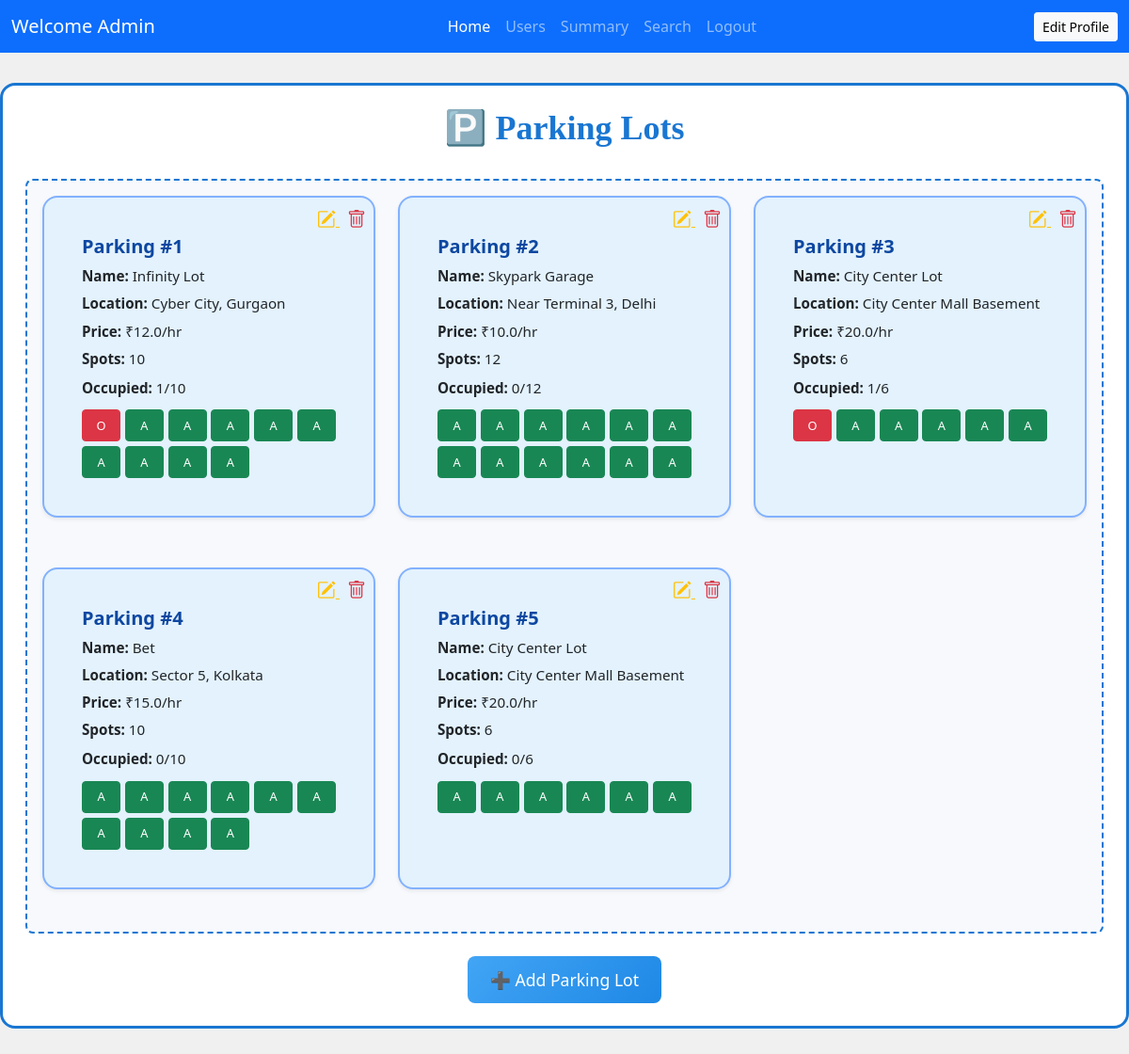
Before: /admin_dashboard with the older database file.
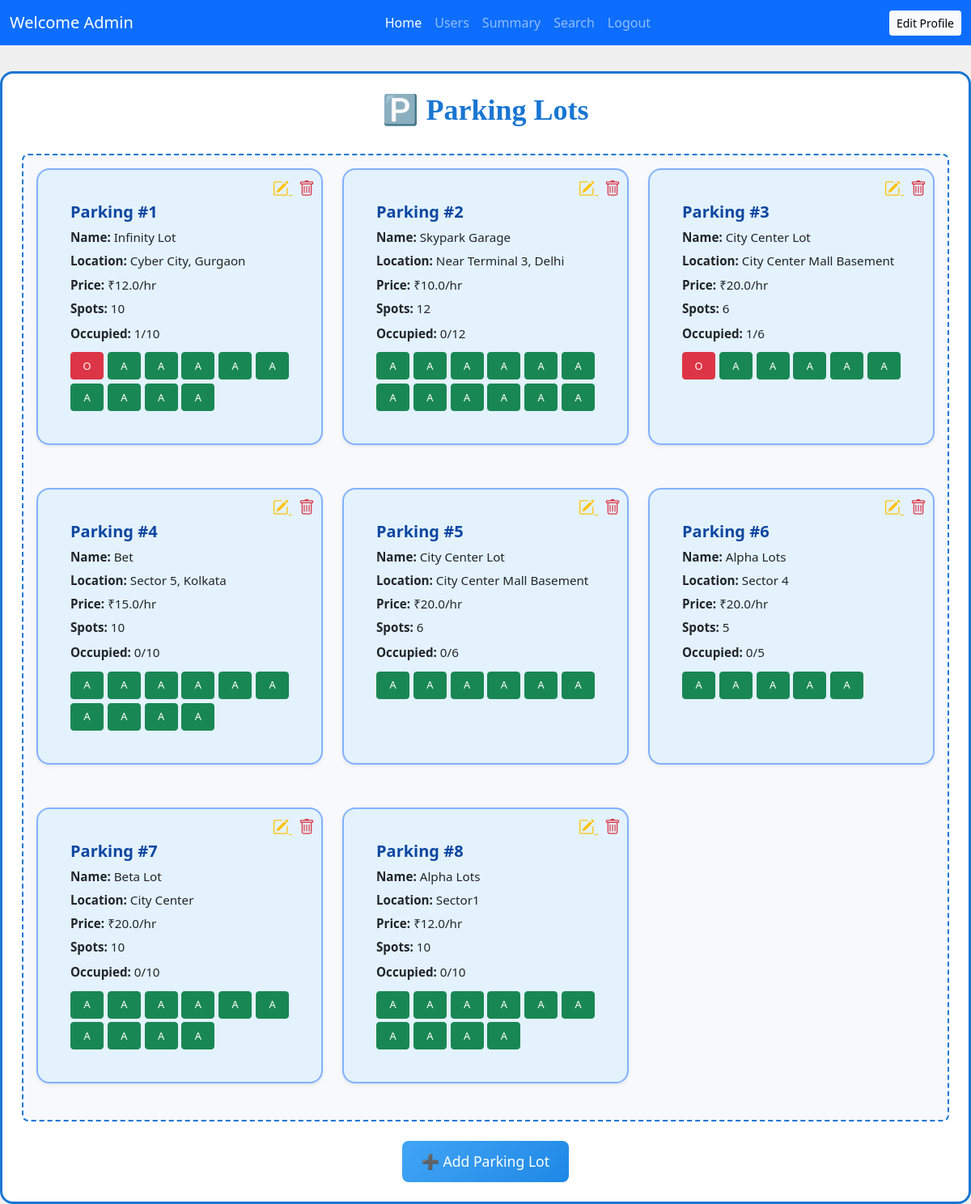
After: the same page with the newer database file.
### backend/models.py (models this page shows, shortened)
class ParkingLot(db.Model):
    __tablename__ = "parking_lot"
    id = db.Column(db.Integer, primary_key=True)
    prime_location_name = db.Column(db.String(100), nullable=False)
    name = db.Column(db.String(100))
    address = db.Column(db.String(200))
    pincode = db.Column(db.String(10))
    price_per_hour = db.Column(db.Float, nullable=False)
    total_spots = db.Column(db.Integer, nullable=False)
    created_date = db.Column(db.DateTime, default=datetime.utcnow)
    location = db.Column(db.String(255))
    spots = db.relationship('ParkingSpot', backref='lot', lazy=True)  # relationship to ParkingSpot

class ParkingSpot(db.Model):
    __tablename__ = "parking_spots"
    id = db.Column(db.Integer, primary_key=True)
    lot_id = db.Column(db.Integer, db.ForeignKey('parking_lot.id'), nullable=False)
    status = db.Column(db.String(1), nullable=False, default='A')
    reservations = db.relationship('Reservation', backref='spot', lazy=True)

### backend/controllers.py (the view)
    @app.route("/admin_dashboard")
    def admin_dashboard():
        users = User_Info.query.filter_by(role=1).all()
        lots = ParkingLot.query.all()
        bookings = Reservation.query.all()
        total_spots     = ParkingSpot.query.count()
        occupied_spots  = ParkingSpot.query.filter_by(status='O').count()
        available_spots = total_spots - occupied_spots
        total_revenue   = sum(b.cost for b in bookings)
        for lot in lots:
            lot.occupied_count = ParkingSpot.query.filter_by(
                lot_id=lot.id, status='O'
            ).count()
            lot.spots = ParkingSpot.query.filter_by(lot_id=lot.id).all()
        return render_template(
            "admin_dashboard.html",
            users=users,
            lots=lots,
            bookings=bookings,
            total_spots=total_spots,
            occupied_spots=occupied_spots,
            available_spots=available_spots,
            total_revenue=total_revenue
        )

### templates/admin_dashboard.html (shortened to what this page needs)
<!DOCTYPE html>
<html lang="en">
<head>
  <link rel="stylesheet" href="{{ url_for('static', filename='css/style.css') }}">
  <link href="https://cdn.jsdelivr.net/npm/bootstrap@5.0.2/dist/css/bootstrap.min.css" rel="stylesheet">
  <link href="https://cdn.jsdelivr.net/npm/bootstrap-icons@1.11.3/font/bootstrap-icons.css" rel="stylesheet">
</head>
<body class="admin-dashboard-page">
<nav class="navbar navbar-expand-lg navbar-dark bg-primary">
  <div class="container-fluid">
    <a class="navbar-brand" href="#">Welcome Admin</a>
    <div class="collapse navbar-collapse justify-content-center" id="navbarNav">
      <ul class="navbar-nav">
        <li class="nav-item"><a class="nav-link active" href="{{ url_for('admin_dashboard') }}">Home</a></li>
        <li class="nav-item"><a class="nav-link" href="{{ url_for('view_users') }}">Users</a></li>
        <li class="nav-item"><a class="nav-link" href="{{ url_for('admin_summary') }}">Summary</a></li>
        <li class="nav-item"><a class="nav-link" href="{{ url_for('admin_search') }}">Search</a></li>
        <a href="{{ url_for('logout') }}" class="nav-link">Logout</a>
      </ul>
    </div>
    <div class="d-flex">
      <a href="{{ url_for('edit_profile') }}" class="btn btn-light btn-sm">Edit Profile</a>
    </div>
  </div>
</nav>
<div id="panel" class="p-4">
  <h2 class="admin-dashboard-title">🅿️ Parking Lots</h2>
  <div class="lots-container">
    {% for lot in lots %}
    <div class="card lot-card shadow-sm position-relative">
      <div class="card-body">
        <div class="position-absolute top-0 end-0 p-2">
          <a href="{{ url_for('edit_lot', lot_id=lot.id) }}" class="text-warning me-2" title="Edit">
            <i class="bi bi-pencil-square fs-5"></i>
          </a>
          <a href="{{ url_for('delete_lot', lot_id=lot.id) }}" class="text-danger" title="Delete">
            <i class="bi bi-trash fs-5"></i>
          </a>
        </div>
        <h5 class="card-title">Parking #{{ lot.id }}</h5>
        <p><strong>Name:</strong> {{ lot.name }}</p>
        <p><strong>Location:</strong> {{ lot.location }}</p>
        <p><strong>Price:</strong> ₹{{ lot.price_per_hour }}/hr</p>
        <p><strong>Spots:</strong> {{ lot.total_spots }}</p>
        <p class="mt-2"><strong>Occupied:</strong> {{ lot.occupied_count or 0 }}/{{ lot.total_spots }}</p>
        <div class="spot-grid">
          {% for spot in lot.spots %}
          <button class="btn btn-sm {% if spot.status=='A' %}btn-success{% else %}btn-danger{% endif %}"
                  onclick="openCard({{ spot.id }}, '{{ spot.status }}')">
            {{ spot.status }}
          </button>
          {% endfor %}
        </div>
      </div>
    </div>
    {% endfor %}
  </div>
  <div class="text-center mt-4">
    <a href="{{ url_for('add_lot') }}" class="add-lot-btn btn btn-primary">➕ Add Parking Lot</a>
  </div>
</div>
</body>
</html>

Changed rows visible on the page:
added ParkingLot: id "6", name "Alpha Lots", location "Sector 4", price_per_hour "20.0", total_spots "5", occupied_count "0"
added ParkingSpot: status "A", shown under "6"
added ParkingSpot: status "A", shown under "6"
added ParkingSpot: status "A", shown under "6"
added ParkingSpot: status "A", shown under "6"
added ParkingSpot: status "A", shown under "6"
added ParkingLot: id "7", name "Beta Lot", location "City Center", price_per_hour "20.0", total_spots "10", occupied_count "0"
added ParkingSpot: status "A", shown under "7"
added ParkingSpot: status "A", shown under "7"
added ParkingSpot: status "A", shown under "7"
added ParkingSpot: status "A", shown under "7"
added ParkingSpot: status "A", shown under "7"
added ParkingSpot: status "A", shown under "7"
added ParkingSpot: status "A", shown under "7"
added ParkingSpot: status "A", shown under "7"
added ParkingSpot: status "A", shown under "7"
added ParkingSpot: status "A", shown under "7"
added ParkingLot: id "8", name "Alpha Lots", location "Sector1", price_per_hour "12.0", total_spots "10", occupied_count "0"
added ParkingSpot: status "A", shown under "8"
added ParkingSpot: status "A", shown under "8"
added ParkingSpot: status "A", shown under "8"
added ParkingSpot: status "A", shown under "8"
added ParkingSpot: status "A", shown under "8"
added ParkingSpot: status "A", shown under "8"
added ParkingSpot: status "A", shown under "8"
added ParkingSpot: status "A", shown under "8"
added ParkingSpot: status "A", shown under "8"
added ParkingSpot: status "A", shown under "8"
